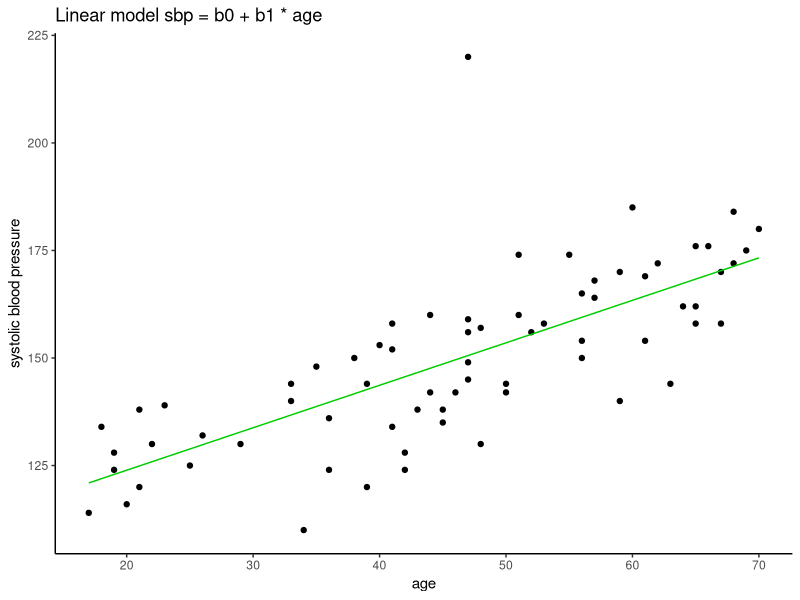
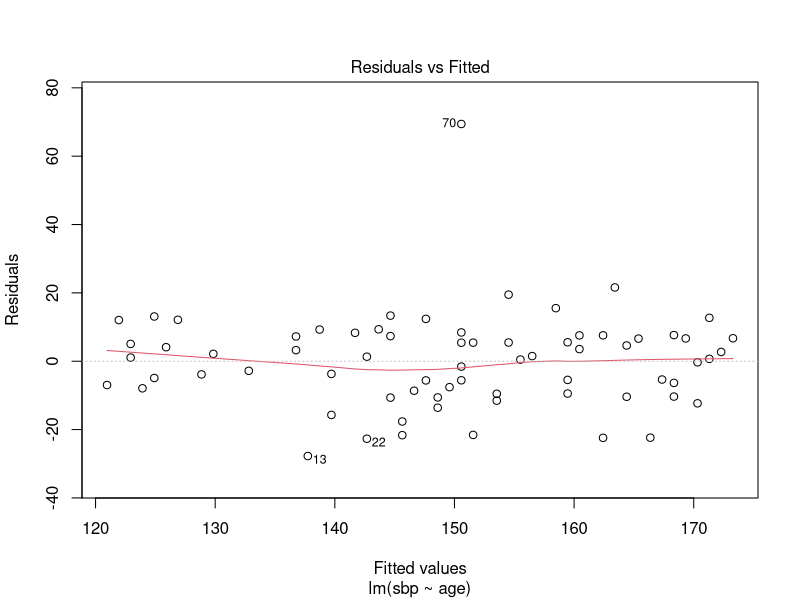
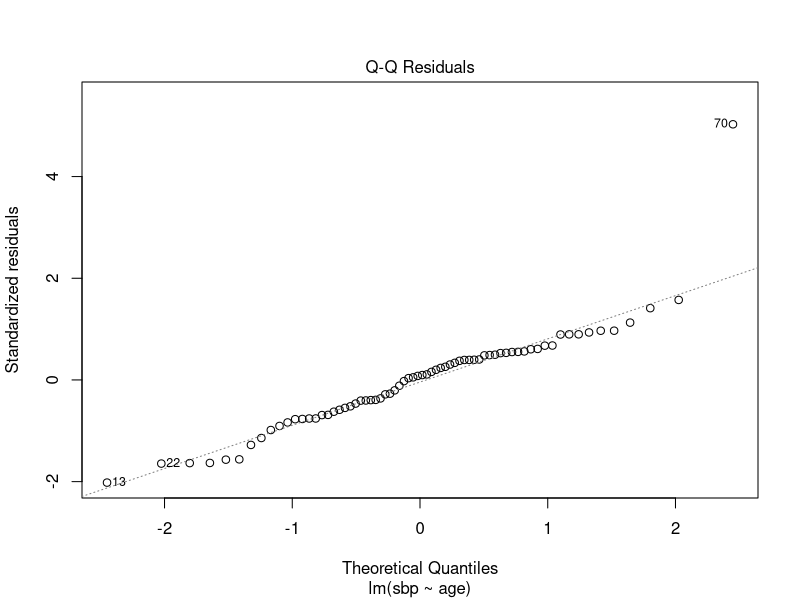
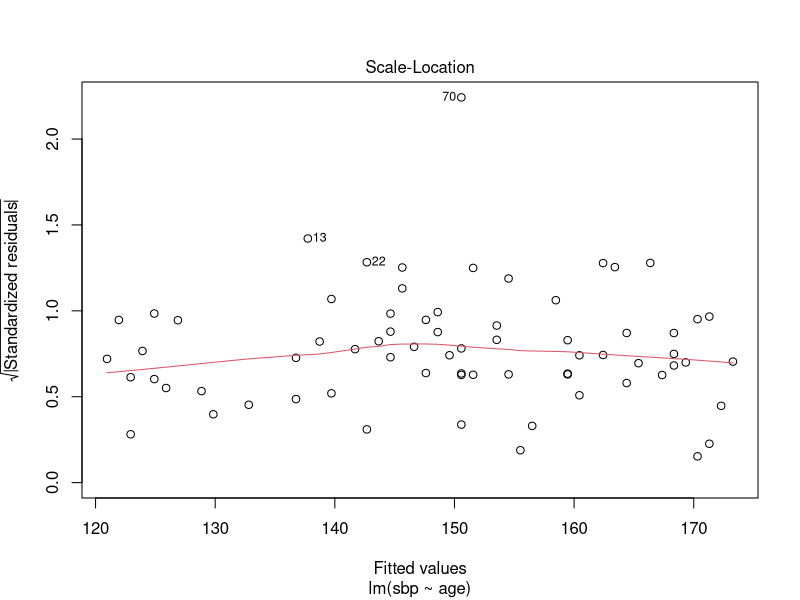
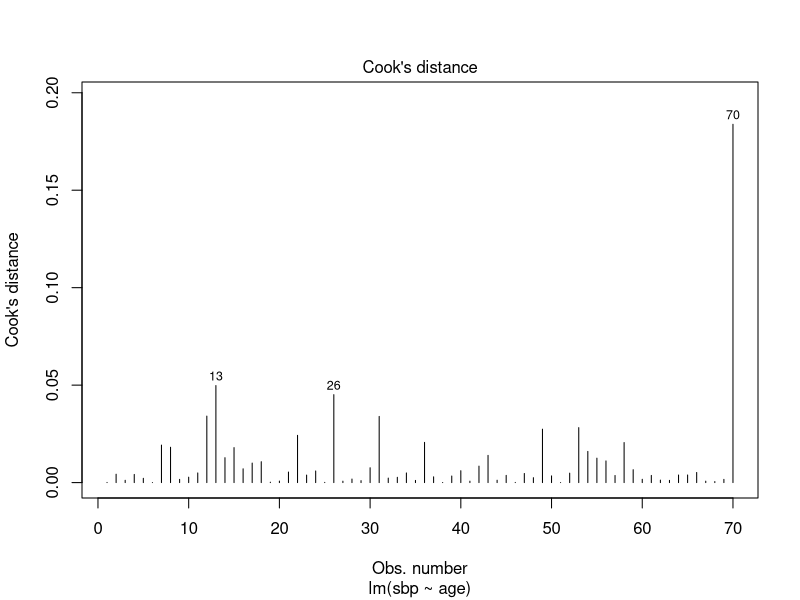
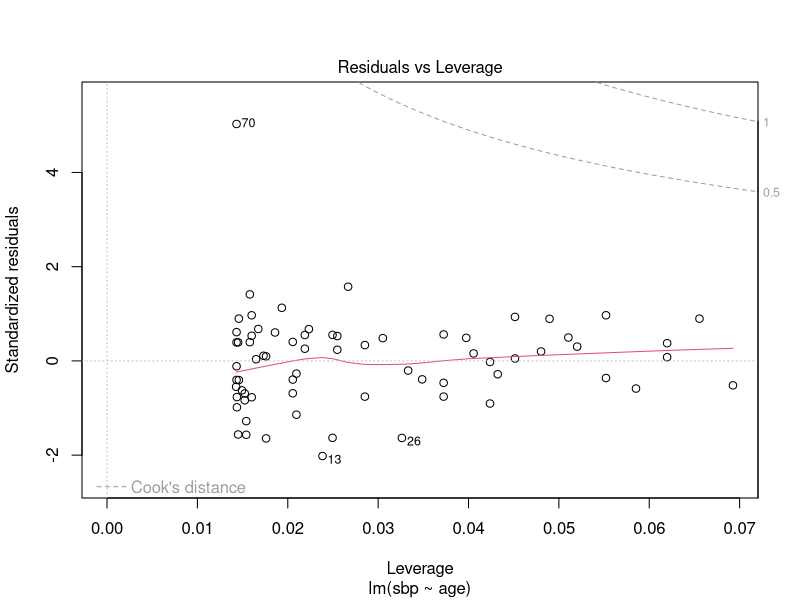
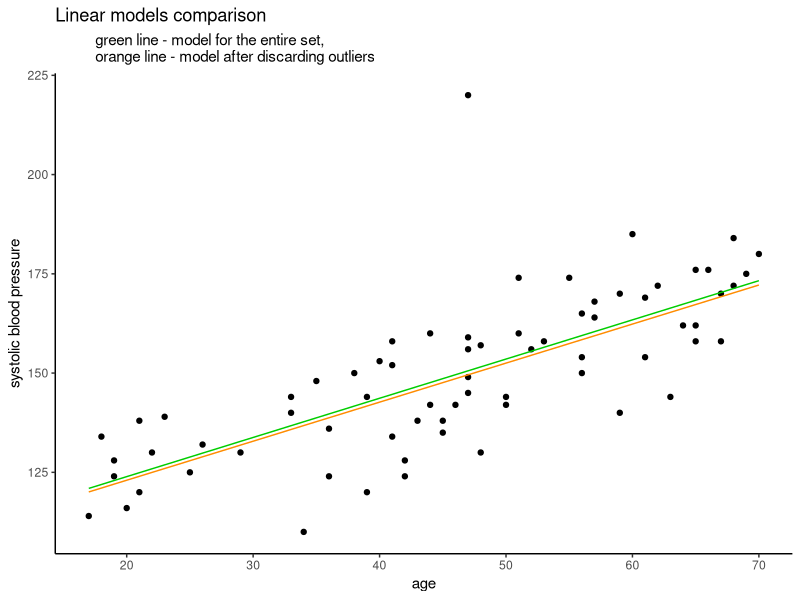
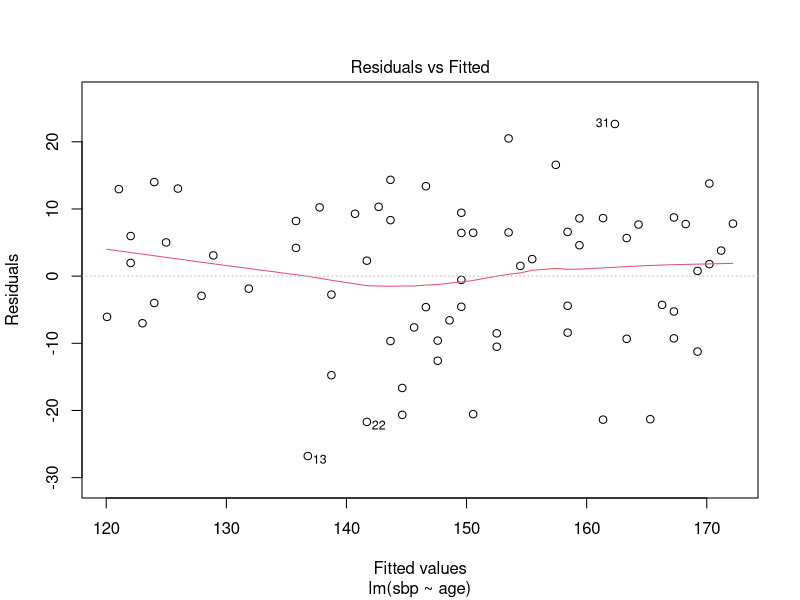

These figures' R source, in order:
## ---- chunk 1
library("car")
library("ggplot2")
library("lmtest")
## ---- chunk 2
df <-  read.table("sbp.csv", header = TRUE, sep = ";",dec=",")
## ---- chunk 3
df$gender <- as.factor(df$gender)
summary(df)
## ---- chunk 4
m1 <- lm(sbp ~ age, data = df)
summary(m1)
## ---- chunk 5
wykres <- ggplot() +
  ggtitle("Linear model sbp = b0 + b1 * age") +
  geom_point(aes(df$age, df$sbp)) +
  geom_line(aes(m1$model$age, m1$fitted.values), color = "green3") +
  xlab("age")+
  ylab("systolic blood pressure") +
  theme_classic()
plot(wykres)
## ---- chunk 6
plot(m1, which = 1:3)
## ---- chunk 7
shapiro.test(m1$residuals)
## ---- chunk 8
bptest(m1)
## ---- chunk 9
dwtest(m1, order.by = ~age, data = df)
## ---- chunk 10
harvtest(m1, order.by = ~age, data = df)
## ---- chunk 11
plot(m1, which = 4:5)
## ---- chunk 12
m2 <- lm(sbp ~ age, data = df, subset = 1:69)
summary(m2)
## ---- chunk 13
wykres <- ggplot() +
  ggtitle("Linear models comparison", 
          subtitle= "          green line - model for the entire set, 
          orange line - model after discarding outliers") +
  geom_point(aes(df$age, df$sbp)) +
  geom_line(aes(m1$model$age, m1$fitted.values), color = "green3") +
  geom_line(aes(m2$model$age, m2$fitted.values), color = "darkorange") +
  xlab("age")+
  ylab("systolic blood pressure") +
  theme_classic()
plot(wykres)
## ---- chunk 14
plot(m2)
## ---- chunk 15
shapiro.test(m2$residuals)
## ---- chunk 16
bptest(m2)
## ---- chunk 17
dwtest(m2, order.by = ~age, data = df[1:69,])
## ---- chunk 18
harvtest(m2, order.by = ~age, data = df[1:69,])
## ---- chunk 19
outlierTest(m1, n.max = Inf)
outlierTest(m2, n.max = Inf)
## ---- chunk 20
m3 <- lm(sbp ~ age + gender, data = df, subset = 1:69)
summary(m3)
## ---- chunk 21
ggplot() +
  ggtitle("Linear model sbp = b0 + b1 * age + b2 * gender", 
          subtitle= "          blue - male
          red - female") +
  geom_point(aes(m3$model[m3$model$gender=="male",]$age, m3$model[m3$model$gender=="male",]$sbp), color = "blue") +
  geom_point(aes(m3$model[m3$model$gender=="female",]$age, m3$model[m3$model$gender=="female",]$sbp), color = "red") +
  geom_line(aes(m3$model[m3$model$gender=="male",]$age, predict(m3, data.frame(age = m3$model[m3$model$gender=="male",]$age, gender ="male"))), color = "blue") +
  geom_line(aes(m3$model[m3$model$gender=="female",]$age, predict(m3, data.frame(age = m3$model[m3$model$gender=="female",]$age, gender ="female"))), color = "red") +
  xlab("age")+
  ylab("systolic blood pressure") +
  theme_classic()
## ---- chunk 22
vif(m3)
## ---- chunk 23
plot(m3)
## ---- chunk 24
shapiro.test(m3$residuals)
## ---- chunk 25
bptest(m3)
## ---- chunk 26
dwtest(m3, order.by = ~age, data = df[1:69,])
## ---- chunk 27
harvtest(m3, order.by = ~age, data = df[1:69,])
